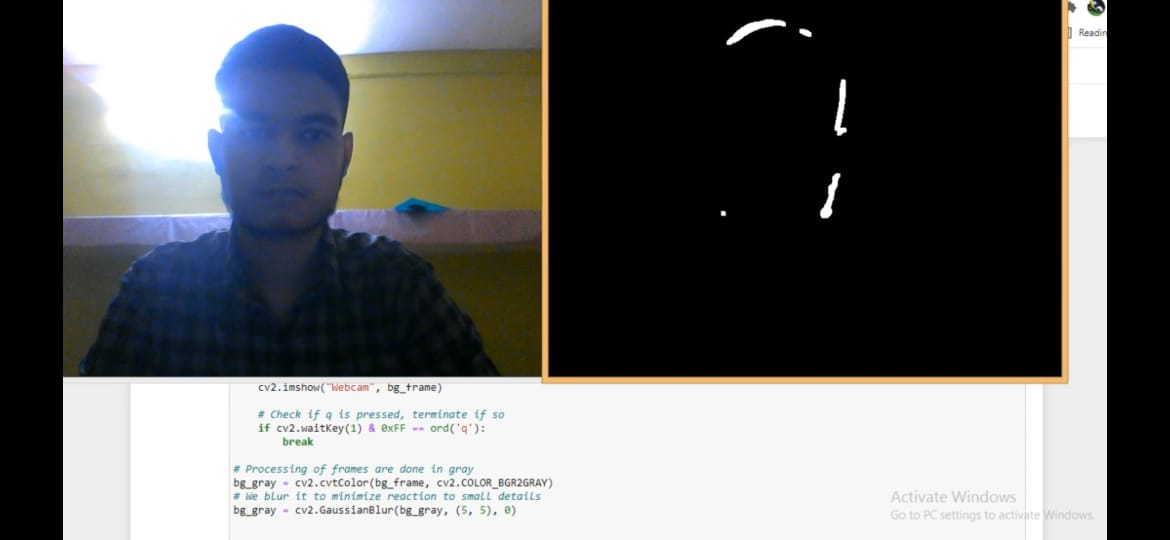
#> input picture Initial Frame Capture 1.jpeg, 1170 x 540 px, given in place of the camera
$ jupyter execute --allow-errors 'Adding Falling Objects.ipynb'
#> lines starting #> are read from the running program, lines starting #| are printed output that depends on the picture
[cell 1]
import cv2
import numpy as np


cap = cv2.VideoCapture(0)
cap.set(cv2.CAP_PROP_FRAME_WIDTH, 640)
cap.set(cv2.CAP_PROP_FRAME_HEIGHT, 480)


while True:

    _, bg_frame = cap.read()
#> bg_frame is the input picture: shape (540, 1170, 3); mean B, G, R 103.2, 103.5, 102.6
    bg_frame = cv2.flip(bg_frame, 1)
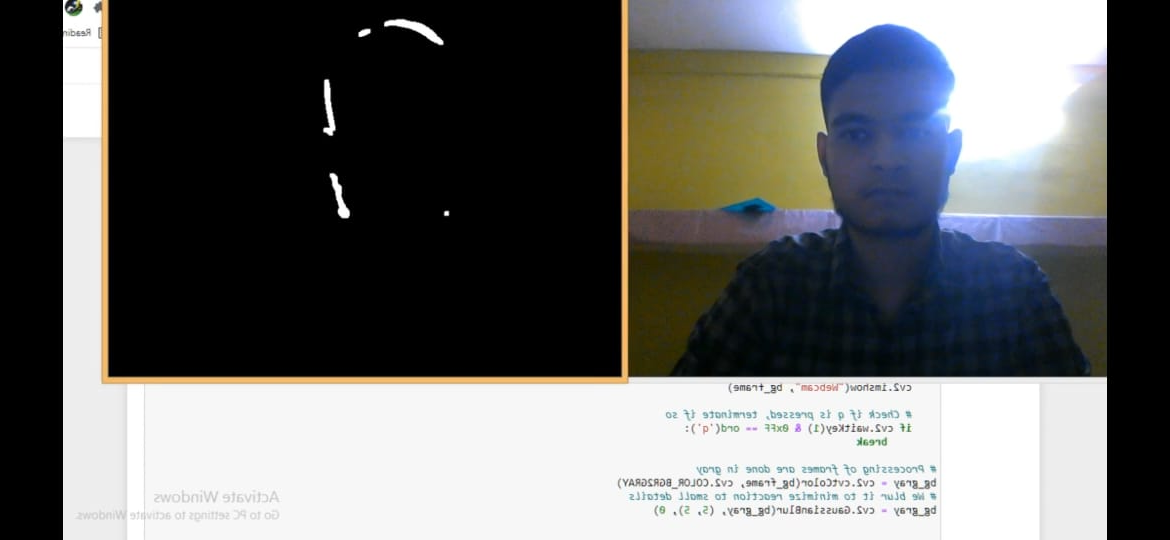
#> bg_frame: shape (540, 1170, 3); mean B, G, R 103.2, 103.5, 102.6


    cv2.imshow("Webcam", bg_frame)


    if cv2.waitKey(1) == ord('q'):
#> (key q is pressed here)
        break


bg_gray = cv2.cvtColor(bg_frame, cv2.COLOR_BGR2GRAY)
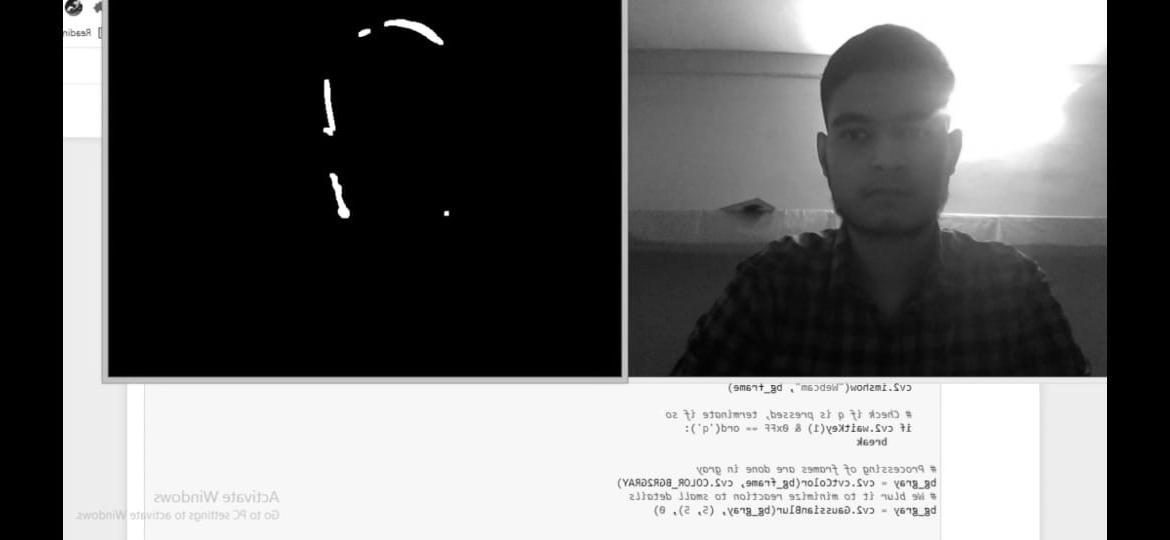
#> bg_gray: shape (540, 1170); min 0, max 255, mean 103.2

bg_gray = cv2.GaussianBlur(bg_gray, (5, 5), 0)


class Object:
    def __init__(self, size=50):
        self.logo_org = cv2.imread('F:\Apple.jpg')
        self.size = size
        self.logo = cv2.resize(self.logo_org, (size, size))
        img2gray = cv2.cvtColor(self.logo, cv2.COLOR_BGR2GRAY)
        _, logo_mask = cv2.threshold(img2gray, 1, 255, cv2.THRESH_BINARY)
        self.logo_mask = logo_mask
        self.speed = 15
        self.x = 100
        self.y = 0
        self.score = 0

    def insert_object(self, frame):
        roi = frame[self.y:self.y + self.size, self.x:self.x + self.size]
        roi[np.where(self.logo_mask)] = 0
        roi += self.logo

    def update_position(self, tresh):
        height, width = tresh.shape
        self.y += self.speed
        if self.y + self.size > height:
            self.y = 0
            self.x = np.random.randint(0, width - self.size - 1)
            self.score += 1

        # Check for collision
        roi = tresh[self.y:self.y + self.size, self.x:self.x + self.size]
        check = np.any(roi[np.where(self.logo_mask)])
        if check:
            self.score -= 1
            self.y = 0
            self.x = np.random.randint(0, width - self.size - 1)
            # self.speed += 1
        return check


#> (the rest of this cell did not finish here and is left out)

$ run again, on Initial Frame Capture 2.jpeg
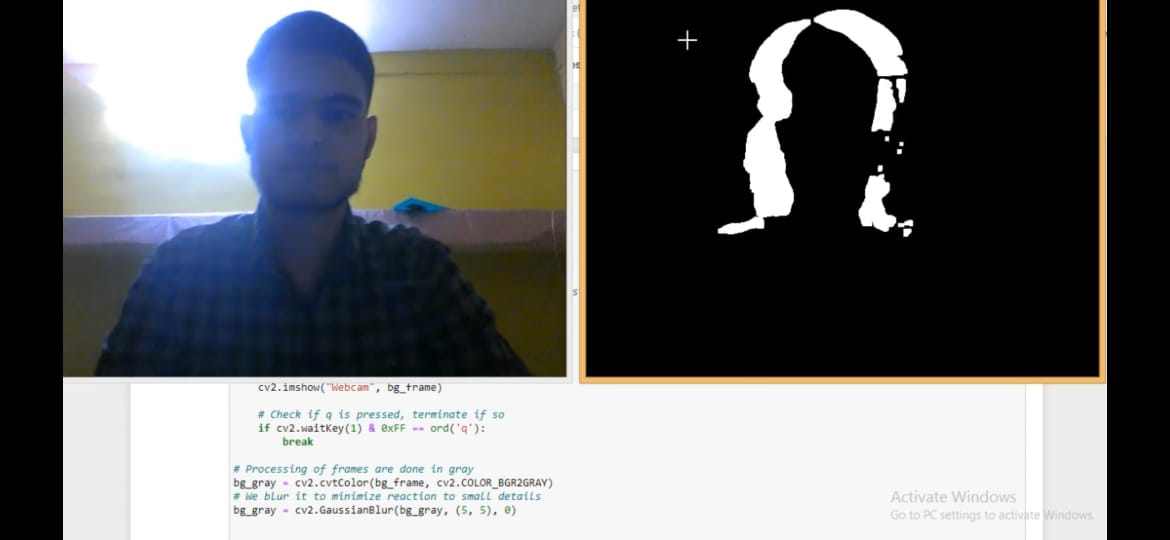
#> input picture Initial Frame Capture 2.jpeg, 1170 x 540 px, given in place of the camera
#> bg_frame is the input picture: shape (540, 1170, 3); mean B, G, R 107, 106.3, 105
#> `bg_frame = cv2.flip(bg_frame, 1)`:
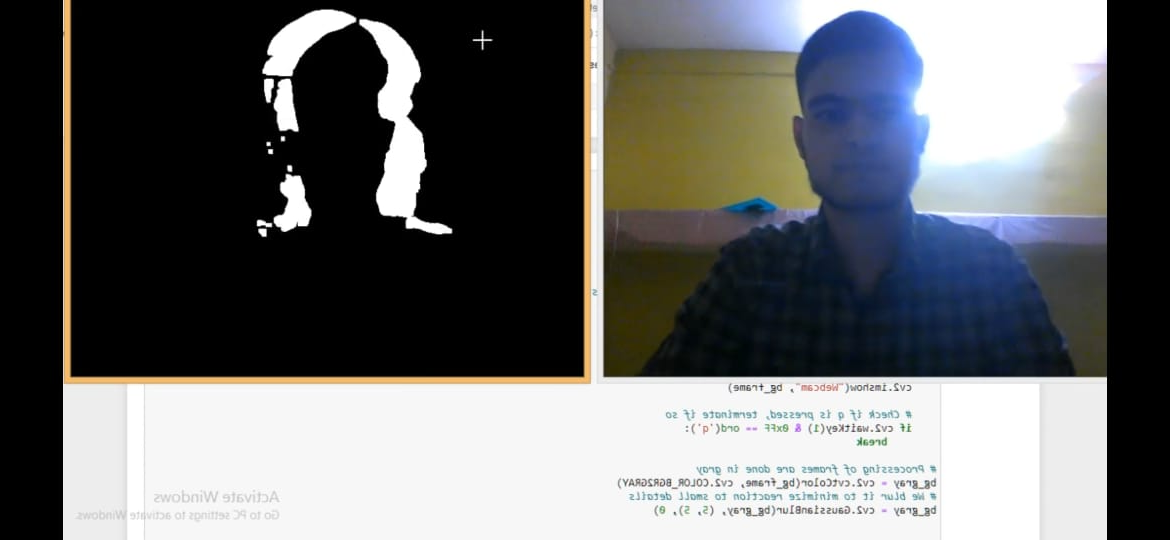
#> bg_frame: shape (540, 1170, 3); mean B, G, R 107, 106.3, 105
#> `bg_gray = cv2.cvtColor(bg_frame, cv2.COLOR_BGR2GRAY)`:
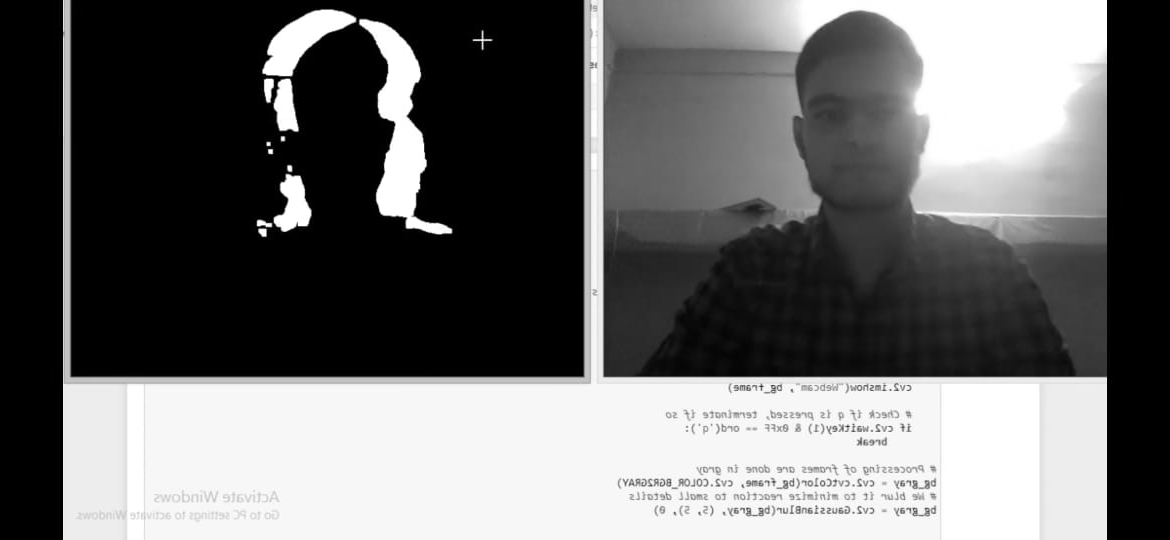
#> bg_gray: shape (540, 1170); min 0, max 255, mean 106

$ run again, on Initial Frame Capture 3.jpeg
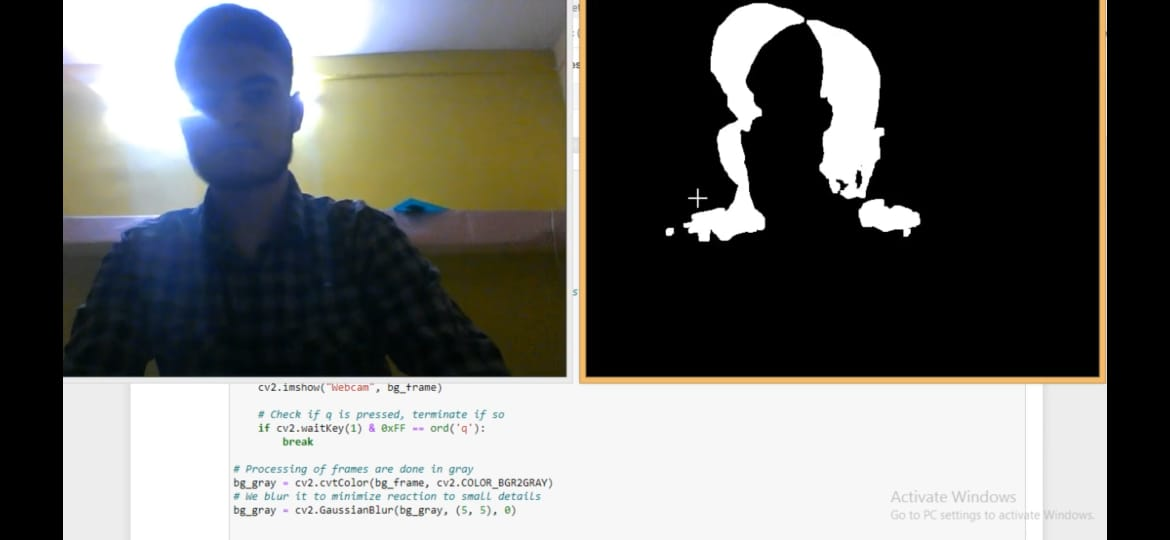
#> input picture Initial Frame Capture 3.jpeg, 1170 x 540 px, given in place of the camera
#> bg_frame is the input picture: shape (540, 1170, 3); mean B, G, R 104.4, 106.3, 105.6
#> `bg_frame = cv2.flip(bg_frame, 1)`:
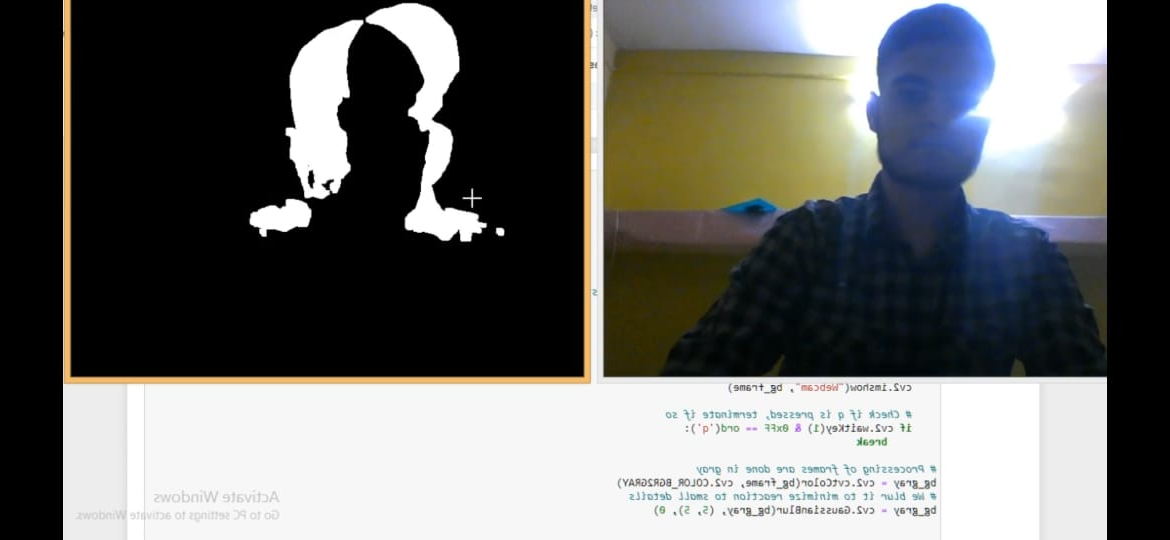
#> bg_frame: shape (540, 1170, 3); mean B, G, R 104.4, 106.3, 105.6
#> `bg_gray = cv2.cvtColor(bg_frame, cv2.COLOR_BGR2GRAY)`:
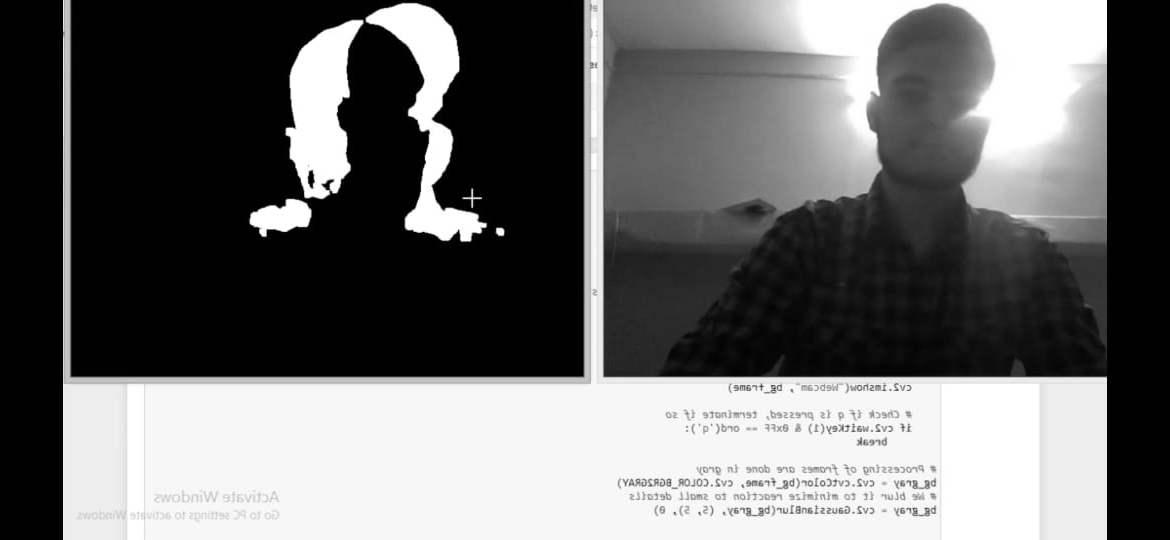
#> bg_gray: shape (540, 1170); min 0, max 255, mean 105.9
